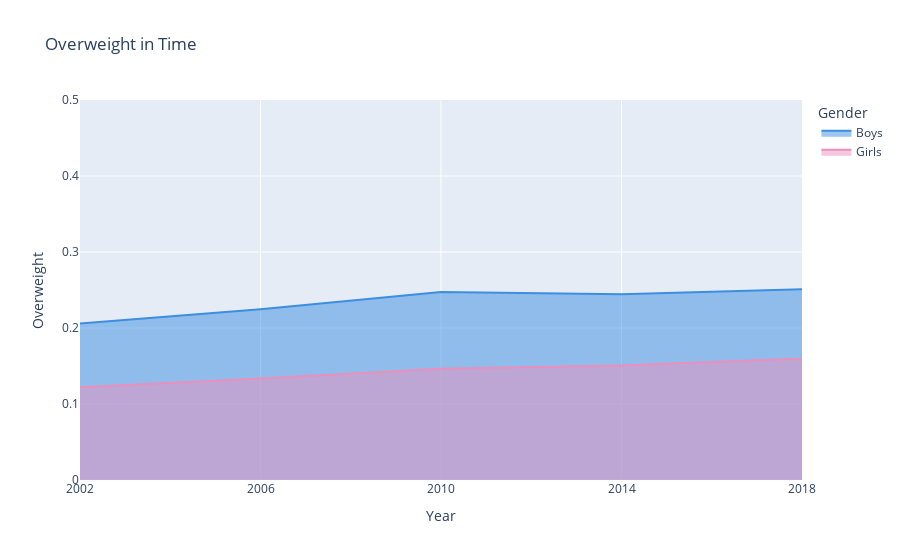

The notebook cell this image was saved under:
### Markdown cell above
### GRAPH 1
### Overweight in Time: Boys vs Girls
Story: Nadvaha roste, je to problem, kluci jsou na tom hur nez holky.

### Code cell
### Graph1 
### OVERVIEW OVERWEIGHT IN TIME Boys vs Girls
# Nejdriv zafiltrovat sloupce - az pak dolu
df_trend = df.groupby(["YEAR", "SEX"], as_index=False)["OVERWEIGHT"].mean()

# Zadani df, columns (pripadne uz zafiltrovane) na osy, nazev grafu

df_trend['SEX'] = df_trend['SEX'].map({2: 'Girls', 1: 'Boys'})
colors = {'Girls': "#eb8fbd",'Boys': "#3b8ee1"}

fig1 = px.line(df_trend, y="OVERWEIGHT", x="YEAR", title="Overweight in Time", color="SEX", color_discrete_map=colors)
fig1.update_yaxes(range=[0, 0.5])
fig1.update_xaxes(tickvals=[2002, 2006, 2010, 2014, 2018])
fig1.update_traces(fill="tozeroy")

fig1.update_layout(
    xaxis_title="Year",
    yaxis_title="Overweight",
    legend_title="Gender",
   )


fig1.show()

### Figure 1 — Plotly figure (JSON) as saved in the notebook; plotly's stock layout.template omitted (floating-point values rounded to 4 significant figures)
{"data": [{"fill": "tozeroy", "hovertemplate": "SEX=Boys<br>YEAR=%{x}<br>OVERWEIGHT=%{y}<extra></extra>", "legendgroup": "Boys", "line": {"color": "#3b8ee1", "dash": "solid"}, "marker": {"symbol": "circle"}, "mode": "lines", "name": "Boys", "orientation": "v", "showlegend": true, "type": "scatter", "x": [2002, 2006, 2010, 2014, 2018], "xaxis": "x", "y": [0.2059, 0.2248, 0.2474, 0.2446, 0.251], "yaxis": "y"}, {"fill": "tozeroy", "hovertemplate": "SEX=Girls<br>YEAR=%{x}<br>OVERWEIGHT=%{y}<extra></extra>", "legendgroup": "Girls", "line": {"color": "#eb8fbd", "dash": "solid"}, "marker": {"symbol": "circle"}, "mode": "lines", "name": "Girls", "orientation": "v", "showlegend": true, "type": "scatter", "x": [2002, 2006, 2010, 2014, 2018], "xaxis": "x", "y": [0.1219, 0.1336, 0.1465, 0.1506, 0.1598], "yaxis": "y"}], "layout": {"legend": {"title": {"text": "Gender"}, "tracegroupgap": 0}, "title": {"text": "Overweight in Time"}, "xaxis": {"anchor": "y", "domain": [0, 1], "tickvals": [2002, 2006, 2010, 2014, 2018], "title": {"text": "Year"}}, "yaxis": {"anchor": "x", "domain": [0, 1], "range": [0, 0.5], "title": {"text": "Overweight"}}}}
